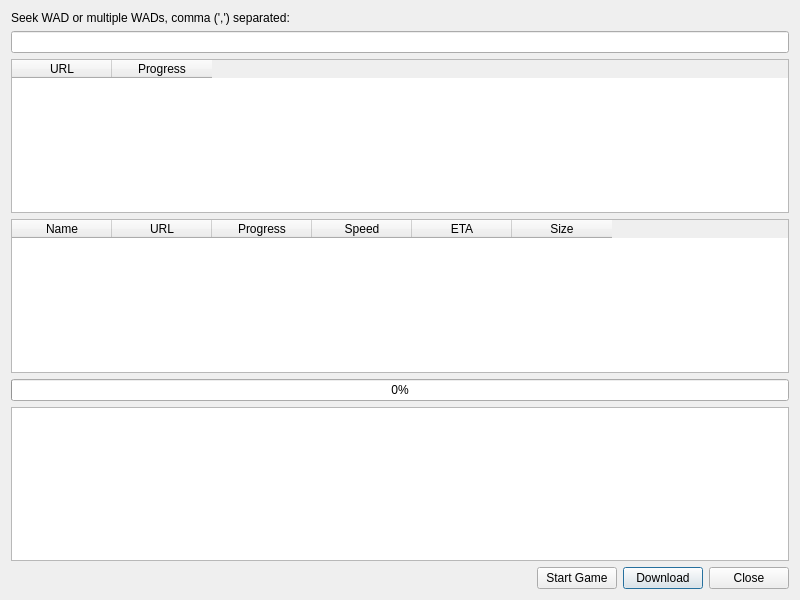
<?xml version="1.0" encoding="UTF-8"?>
<ui version="4.0">
 <class>WadseekerInterface</class>
 <widget class="QDialog" name="WadseekerInterface">
  <property name="geometry">
   <rect>
    <x>0</x>
    <y>0</y>
    <width>800</width>
    <height>600</height>
   </rect>
  </property>
  <property name="windowTitle">
   <string>Wadseeker</string>
  </property>
  <layout class="QVBoxLayout" name="verticalLayout_2">
   <item>
    <layout class="QVBoxLayout" name="verticalLayout">
     <item>
      <widget class="QLabel" name="lblTop">
       <property name="text">
        <string>Seek WAD or multiple WADs, comma (',') separated:</string>
       </property>
      </widget>
     </item>
     <item>
      <widget class="QLineEdit" name="leWadName">
       <property name="locale">
        <locale language="English" country="UnitedStates"/>
       </property>
      </widget>
     </item>
     <item>
      <widget class="WadseekerSitesTable" name="twSites">
       <property name="selectionBehavior">
        <enum>QAbstractItemView::SelectRows</enum>
       </property>
       <attribute name="horizontalHeaderHighlightSections">
        <bool>false</bool>
       </attribute>
       <attribute name="verticalHeaderVisible">
        <bool>false</bool>
       </attribute>
       <attribute name="verticalHeaderHighlightSections">
        <bool>false</bool>
       </attribute>
       <column>
        <property name="text">
         <string>URL</string>
        </property>
       </column>
       <column>
        <property name="text">
         <string>Progress</string>
        </property>
       </column>
      </widget>
     </item>
     <item>
      <widget class="WadseekerWadsTable" name="twWads">
       <property name="selectionMode">
        <enum>QAbstractItemView::ExtendedSelection</enum>
       </property>
       <property name="selectionBehavior">
        <enum>QAbstractItemView::SelectRows</enum>
       </property>
       <attribute name="horizontalHeaderHighlightSections">
        <bool>false</bool>
       </attribute>
       <attribute name="verticalHeaderVisible">
        <bool>false</bool>
       </attribute>
       <attribute name="verticalHeaderHighlightSections">
        <bool>false</bool>
       </attribute>
       <column>
        <property name="text">
         <string>Name</string>
        </property>
       </column>
       <column>
        <property name="text">
         <string>URL</string>
        </property>
       </column>
       <column>
        <property name="text">
         <string>Progress</string>
        </property>
       </column>
       <column>
        <property name="text">
         <string>Speed</string>
        </property>
       </column>
       <column>
        <property name="text">
         <string>ETA</string>
        </property>
       </column>
       <column>
        <property name="text">
         <string>Size</string>
        </property>
       </column>
      </widget>
     </item>
     <item>
      <widget class="QProgressBar" name="pbOverallProgress">
       <property name="maximum">
        <number>10000</number>
       </property>
       <property name="value">
        <number>0</number>
       </property>
       <property name="alignment">
        <set>Qt::AlignCenter</set>
       </property>
       <property name="textVisible">
        <bool>true</bool>
       </property>
      </widget>
     </item>
     <item>
      <widget class="QTextEdit" name="teWadseekerOutput">
       <property name="readOnly">
        <bool>true</bool>
       </property>
      </widget>
     </item>
    </layout>
   </item>
   <item>
    <layout class="QHBoxLayout" name="horizontalLayout">
     <item>
      <spacer name="horizontalSpacer">
       <property name="orientation">
        <enum>Qt::Horizontal</enum>
       </property>
       <property name="sizeHint" stdset="0">
        <size>
         <width>40</width>
         <height>20</height>
        </size>
       </property>
      </spacer>
     </item>
     <item>
      <widget class="QPushButton" name="btnStartGame">
       <property name="text">
        <string>Start Game</string>
       </property>
       <property name="default">
        <bool>true</bool>
       </property>
      </widget>
     </item>
     <item>
      <widget class="QPushButton" name="btnDownload">
       <property name="text">
        <string>Download</string>
       </property>
       <property name="default">
        <bool>true</bool>
       </property>
      </widget>
     </item>
     <item>
      <widget class="QPushButton" name="btnClose">
       <property name="text">
        <string>Close</string>
       </property>
      </widget>
     </item>
    </layout>
   </item>
  </layout>
 </widget>
 <customwidgets>
  <customwidget>
   <class>WadseekerSitesTable</class>
   <extends>QTableWidget</extends>
   <header>gui/widgets/wadseekersitestable.h</header>
  </customwidget>
  <customwidget>
   <class>WadseekerWadsTable</class>
   <extends>QTableWidget</extends>
   <header>gui/widgets/wadseekerwadstable.h</header>
  </customwidget>
 </customwidgets>
 <resources/>
 <connections>
  <connection>
   <sender>btnClose</sender>
   <signal>clicked()</signal>
   <receiver>WadseekerInterface</receiver>
   <slot>reject()</slot>
   <hints>
    <hint type="sourcelabel">
     <x>758</x>
     <y>573</y>
    </hint>
    <hint type="destinationlabel">
     <x>796</x>
     <y>597</y>
    </hint>
   </hints>
  </connection>
  <connection>
   <sender>btnDownload</sender>
   <signal>clicked()</signal>
   <receiver>WadseekerInterface</receiver>
   <slot>accept()</slot>
   <hints>
    <hint type="sourcelabel">
     <x>657</x>
     <y>585</y>
    </hint>
    <hint type="destinationlabel">
     <x>688</x>
     <y>594</y>
    </hint>
   </hints>
  </connection>
  <connection>
   <sender>btnStartGame</sender>
   <signal>clicked()</signal>
   <receiver>WadseekerInterface</receiver>
   <slot>accept()</slot>
   <hints>
    <hint type="sourcelabel">
     <x>587</x>
     <y>579</y>
    </hint>
    <hint type="destinationlabel">
     <x>591</x>
     <y>595</y>
    </hint>
   </hints>
  </connection>
 </connections>
</ui>
